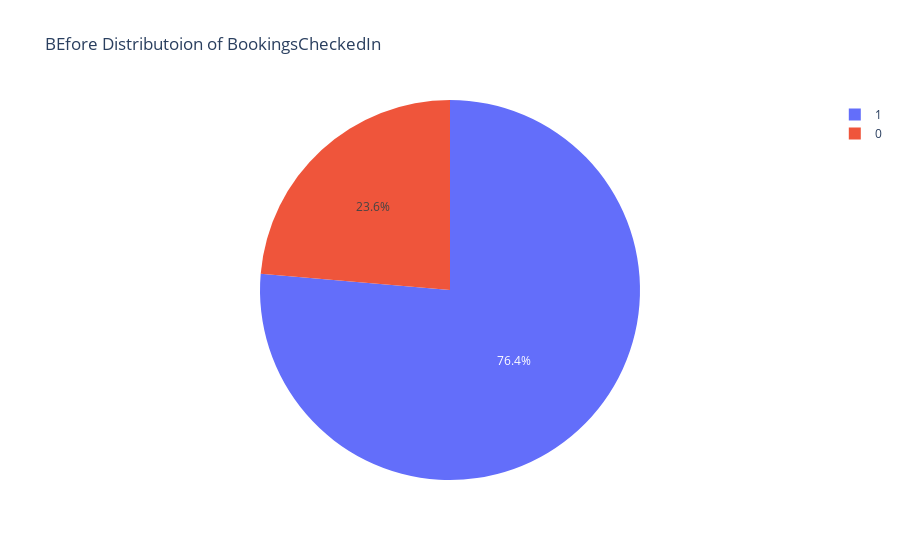

This figure's notebook cell:
### Code cell
top_15 = df['CheckedIn'].value_counts().head(15)
fig = px.pie( values = top_15.values,names=top_15.keys(), title='BEfore Distributoion of BookingsCheckedIn')
fig.show()

### Figure 1 — Plotly figure (JSON) as saved in the notebook; plotly's stock layout.template omitted (floating-point values rounded to 4 significant figures)
{"data": [{"domain": {"x": [0, 1], "y": [0, 1]}, "hovertemplate": "label=%{label}<br>value=%{value}<extra></extra>", "labels": [1, 0], "legendgroup": "", "name": "", "showlegend": true, "type": "pie", "values": [63069, 19511]}], "layout": {"legend": {"tracegroupgap": 0}, "title": {"text": "BEfore Distributoion of BookingsCheckedIn"}}}
